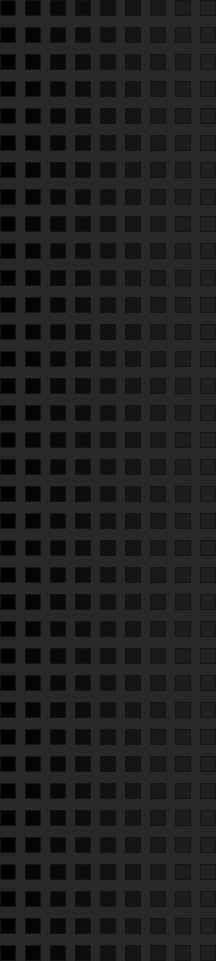
Frame 1 (no input)
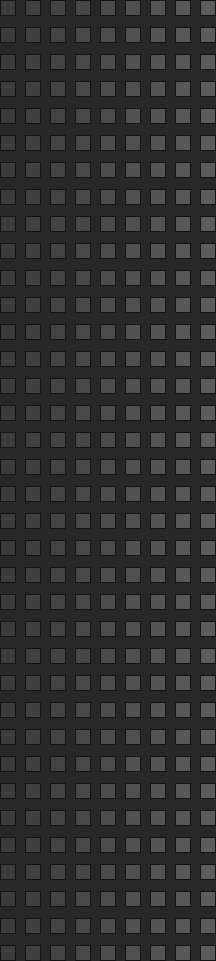
Frame 60 (the mouse pressed at the canvas centre just before this capture)
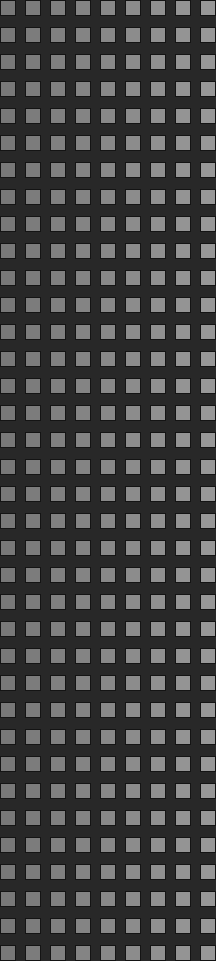
Frame 120 (the mouse held since frame 60 and released just before this capture)

The Processing sketch that drew these frames (run headless with seeded random() and noise(); from frame 60 on, the mouse is pressed at the canvas centre):

// Processing sketch: lightboard
// ── lightboard.pde
/*
 Digial light board 
 Dynamic Light
 Matthew Loewen
 2/13/2019
 
 
 This code is for a single cell of lights for the Totem project
 
*/


final int COLAMT = 9;
final int ROWAMT = 36;
final int SIZE = 15;

//spaceing of lights
final int SPACEX = SIZE + 10;
final int SPACEY = SIZE + 12;

//loop counter
int k = 0;

Pixel[][] pixel = new Pixel[COLAMT][ROWAMT];

void setup() {

  size(216, 961); //DO NOT USE VARS OR ANY MATH EXPRESSIONS HERE


  background(40);
  stroke(20);

  //make new pixels
  for (int i = 0; i < COLAMT; i++) {
    for (int z = 0; z < ROWAMT; z++) {
      pixel[i][z] = new Pixel(SIZE, i * SPACEX, z * SPACEY );
    }
  }
}

void draw() {

  k++;
  if (k > 254) {
    k = 0;
  }

  //SIMPLE light pettern here
  for (int i = 0; i < COLAMT; i++) {
    for (int z = 0; z < ROWAMT; z++) {
      pixel[i][z].display(k + (i * 4));
    }
  }
  delay(20);
}

// ── pixel.pde
class Pixel {
  int size; 
  int xPos, yPos;
  
  Pixel(int size, int xPos, int yPos){
    this.size = size;
    this.xPos = xPos;
    this.yPos = yPos;
  }
  
   void display(float brightNess){
    fill((int)brightNess);
    rect(xPos, yPos, size, size); 
   }
}
